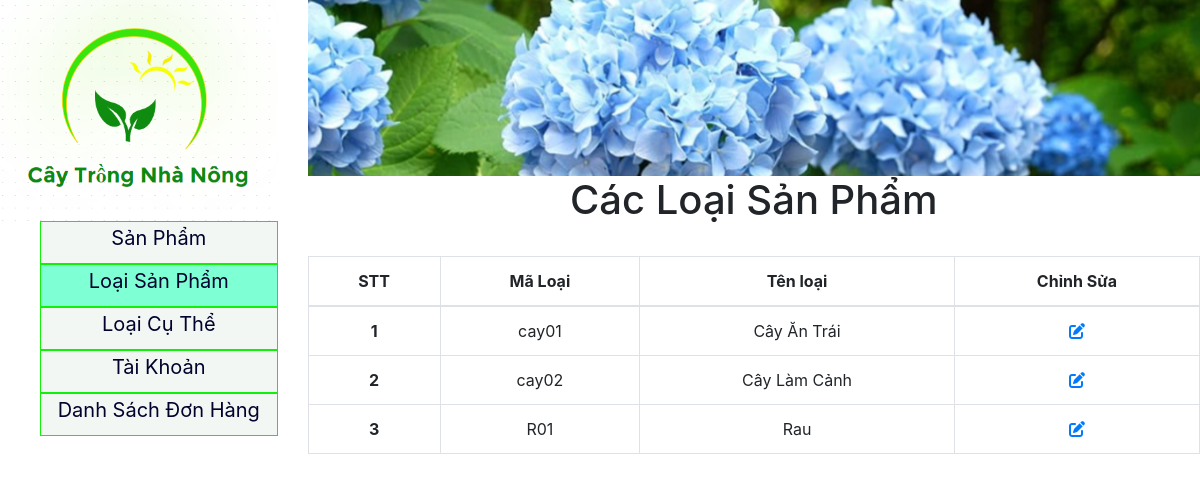
The page /admin/loaisp.php on the database its author committed.
### tables this page shows
create table LoaiSP (
	Maloai char(6),
    Tenloai varchar(255),
    thongtinloai varchar(2550),
    primary key (Maloai)
);

### admin/loaisp.php (the view, shortened to what this page needs)
<?php
 include_once "./../connection.php";
?>
<!DOCTYPE html>
<html lang="en">
<head>
    <link rel="stylesheet" href="../css/admin.css">
    <link rel="stylesheet" href="https://cdn.jsdelivr.net/npm/bootstrap@4.6.2/dist/css/bootstrap.min.css">
</head>
<body>
<div>
        <div class="row">
            <div class="col-sm-3">
                <img src="../logo và phong nen/Logo.PNG" style="width: 100%;" alt="">
                <div>
                    <ul>
                        <li><button><a href="../admin.php">Sản Phẩm</a></button></li>
                        <li><button style="background-color: aquamarine;"><a href="#">Loại Sản Phẩm</a></button></li>
                        <li><button><a href="loaisp1.php">Loại Cụ Thể</a></button></li>
                        <li><button><a href="dstaikhoan.php">Tài Khoản</a></button></li>
                        <li><button><a href="dsdonhang.php">Danh Sách Đơn Hàng</a></button></li>
                    </ul>
                </div>
            </div>
            <div class="col-sm-9">
              <div><img src="../logo và phong nen/nenadmin.PNG" style="width: 100%;" alt=""></div>
              <h1 style="text-align: center;">Các Loại Sản Phẩm</h1>
              <br>
              <div>
                  <table class="table table-bordered">
                      <thead>
                        <tr>
                          <th scope="col">STT</th>
                          <th scope="col">Mã Loại</th>
                          <th scope="col">Tên loại</th>
                          <th scope="col">Chỉnh Sửa</th>
                        </tr>
                      </thead>
                      <tbody>
                        <?php
                          $query = 'select * from Loaisp';
                          $stt = 1;
                          try {
                              $sth = $pdo->query($query);
                              while ($row = $sth->fetch()){
                                  echo '
                                  <tr>
                                  <th scope="row">'.$stt++.'</th>
                                  <td> '.$row['Maloai'].' </td>
                                  <td> '.$row['Tenloai'].' </td>
                                  <td><a href="sualoaisp.php?maloai=' . $row['Maloai'] . '"><i class="fa-sharp fa-solid fa-pen-to-square"></i></a></td>
                                </tr>
                                  ';
                              }
                          } catch (PDOException $e){
                          }
                        ?>
                      </tbody>
                    </table>
              </div>
            </div>
        </div>
    </div>
</body>
</html>

### css/admin.css (style rules this page uses)
ul { list-style-type: none; padding: auto; }
ul li button { width: 100%; background-color: rgb(242, 247, 243); border: 1px solid rgb(17, 240, 9); padding-bottom: 10px; }
button a { color: rgb(2, 2, 46); font-size: 20px; text-decoration: none; }
table { text-align: center; margin: 0 auto; }
body { font-size: 40px; }

### rows shown on the page
loaisp: Maloai "cay01", Tenloai "Cây Ăn Trái"
loaisp: Maloai "cay02", Tenloai "Cây Làm Cảnh"
loaisp: Maloai "R01", Tenloai "Rau"
